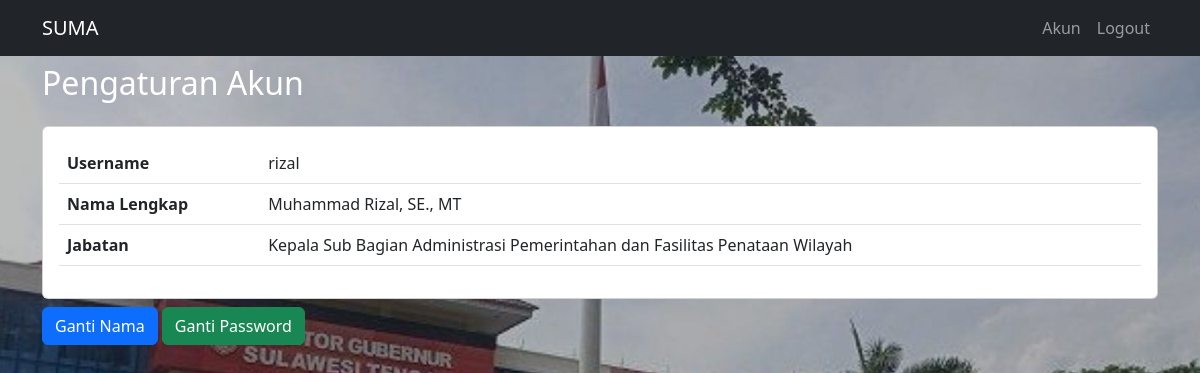
The app's page /pengaturanAkun.php (signed in) with its own data.
### tables this page shows
CREATE TABLE `user` (
  `id` int(11) NOT NULL,
  `username` varchar(128) NOT NULL,
  `password` varchar(128) NOT NULL,
  `fullname` varchar(128) NOT NULL,
  `id_jabatan` int(11) NOT NULL,
  `level` enum('Admin','Kepala Utama','Kepala Bagian','Kepala Sub Bagian','Staff') NOT NULL,
  `status` enum('Active','Block') NOT NULL
);

CREATE TABLE `jabatan` (
  `id` int(11) NOT NULL,
  `jabatan` varchar(128) NOT NULL,
  `bidang` varchar(128) NOT NULL,
  `turunan` varchar(128) NOT NULL
);

### pengaturanAkun.php (the view, shortened to what this page needs)
<?php
include_once('database/db.php');
$id_session = $_SESSION['user']['id'];
$query = mysqli_query($conn, "SELECT * FROM user JOIN jabatan ON user.id_jabatan = jabatan.id WHERE user.id = '$id_session'");
$data = mysqli_fetch_array($query);
?>
<!DOCTYPE html>
<html lang="en">
<head>
    <link href="https://cdn.jsdelivr.net/npm/bootstrap@5.3.0/dist/css/bootstrap.min.css" rel="stylesheet">
    <link rel="stylesheet" href="bg/bg.css">
</head>
<body>
    <?php include_once('extention/navbar.php'); ?>
    <div class="container mt-2">
        <h2 class="text-white">Pengaturan Akun</h2>
        <div class="card mt-4">
            <div class="card-body">
                <table class="table">
                    <tr>
                        <th>Username</th>
                        <td><?= $data['username'] ?></td>
                    </tr>
                    <tr>
                        <th>Nama Lengkap</th>
                        <td><?= $data['fullname'] ?></td>
                    </tr>
                    <tr>
                        <th>Jabatan</th>
                        <td><?= $data['jabatan'] ?></td>
                    </tr>
                </table>
            </div>
        </div>
        <div class="mt-2">
            <a href="#" class="btn btn-primary" data-bs-toggle="modal" data-bs-target="#gantiNama">Ganti Nama</a>
            <a href="#" class="btn btn-success" data-bs-toggle="modal" data-bs-target="#gantiPassword">Ganti Password</a>
        </div>
    </div>
</body>
</html>

### bg/bg.css (style rules this page uses)
body { background-image: url('kantor_gubernur.jpg'); background-position: center; background-repeat: no-repeat; background-size: cover; background-attachment: fixed; height: 100vh; }

### records on screen
user: username "rizal", fullname "Muhammad Rizal, SE., MT", id_jabatan.jabatan "Kepala Sub Bagian Administrasi Pemerintahan dan Fasilitas Penataan Wilayah"
